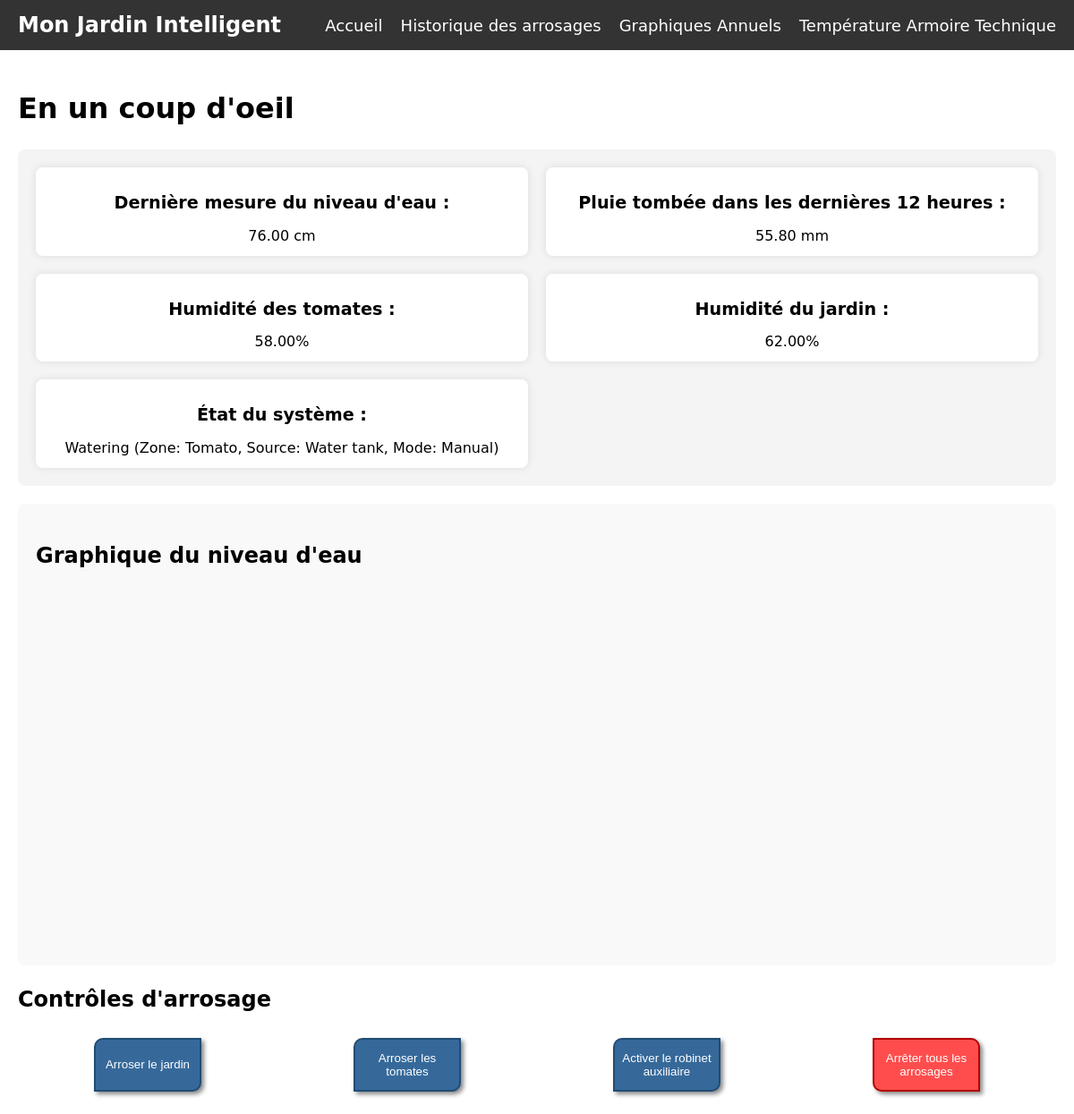
The page / on the database its author committed.
### models.py (models this page shows)
class SystemState(Base):
    __tablename__ = 'system_state'
    id = Column(Integer, primary_key=True, index=True)
    time = Column(TIMESTAMP, server_default=text('CURRENT_TIMESTAMP'))
    state = Column(String(50), nullable=False)  # Définir une longueur pour VARCHAR
    zone = Column(String(100), nullable=False)  # Définir une longueur pour VARCHAR
    source = Column(String(50), nullable=False)  # Définir une longueur pour VARCHAR
    mode = Column(String(50), nullable=False)  # Définir une longueur pour VARCHAR

### application.py (the view)
@app.route('/')
def index():
    water_level_data = get_water_level_data()
    tomato_moisture = get_moisture_data("Tomato")
    garden_moisture = get_moisture_data("Garden")
    system_state = get_system_state()
    last_rain_data = fetch_last_rain_data()
    return render_template('index.html', water_level=water_level_data, tomato_moisture=tomato_moisture,
                           garden_moisture=garden_moisture, system_state=system_state, last_rain_data=last_rain_data)

### app/flask_functions.py (called while the page is built)
def with_reconnect(func):
    def wrapper(*args, **kwargs):
        session = SessionLocal()
        try:
            return func(session, *args, **kwargs)
        except OperationalError:
            session.rollback()
            session.close()
            session = SessionLocal()
            return func(session, *args, **kwargs)
        finally:
            session.close()
    return wrapper

@with_reconnect
def get_water_level_data(session):
    try:
        result = session.query(WaterLevel).order_by(WaterLevel.time.desc()).first()
        return f"{result.level:.2f}" if result else "NaN"
    except Exception as error:
        print(f"Erreur lors de la récupération du niveau d'eau depuis la base de données : {error}")
        return "NaN"

@with_reconnect
def get_moisture_data(session, zone):
    try:
        result = session.query(Hygrometry).filter(Hygrometry.zone == zone).order_by(Hygrometry.time.desc()).first()
        return {
            "level": f"{result.level:.2f}",
            "time": result.time.strftime("%Y-%m-%d %H:%M:%S")
        } if result else {"level": "NaN", "time": None}
    except Exception as error:
        print(f"Erreur lors de la récupération de l'humidité pour {zone} depuis la base de données: {error}")
        return {"level": "NaN", "time": None}

@with_reconnect
def get_system_state(session):
    try:
        result = session.query(SystemState).order_by(SystemState.time.desc()).first()
        return {
            "state": result.state,
            "zone": result.zone,
            "source": result.source,
            "mode": result.mode,
            "time": result.time.strftime("%Y-%m-%d %H:%M:%S")
        } if result else {"state": "Unknown", "zone": "N/A", "source": "N/A", "mode": "N/A", "time": None}
    except Exception as error:
        print(f"Erreur lors de la récupération de l'état du système depuis la base de données: {error}")
        return {"state": "Unknown", "zone": "N/A", "source": "N/A", "mode": "N/A", "time": None}

@with_reconnect
def get_last_rain_data(session):
    try:
        result = session.query(Precipitation).order_by(Precipitation.time.desc()).first()
        return f"{result.amount:.2f}" if result else "0.00"
    except Exception as error:
        print(f"Erreur lors de la récupération des données de pluie : {error}")
        return "0.00"

### app/templates/index.html (shortened to what this page needs)
{% extends "base.html" %}
{% block content %}
<h1>En un coup d'oeil</h1>
<div class="info-container">
    <div class="info-item">
        <h2>Dernière mesure du niveau d'eau :</h2>
        <p><span id="water-level">{{ water_level }} cm</span></p>
    </div>
    <div class="info-item">
        <h2>Pluie tombée dans les dernières 12 heures :</h2>
        <p><span id="rain-data">{{ last_rain_data }} mm</span></p>
    </div>
    <div class="info-item">
        <h2>Humidité des tomates :</h2>
        <p><span id="tomato-moisture">{{ tomato_moisture.level }}%</span></p>
    </div>
    <div class="info-item">
        <h2>Humidité du jardin :</h2>
        <p><span id="garden-moisture">{{ garden_moisture.level }}%</span></p>
    </div>
    <div class="info-item">
        <h2>État du système :</h2>
        <p><span id="system-state">{{ system_state.state }} (Zone: {{ system_state.zone }}, Source: {{ system_state.source }}, Mode: {{ system_state.mode }})</span></p>
    </div>
</div>
<div id="water-level-chart-container">
    <h2>Graphique du niveau d'eau</h2>
    <div id="water-level-chart"></div>
</div>
<h2>Contrôles d'arrosage</h2>
<div id="watering-controls">
    <button id="btn-water-garden" class="watering-button">Arroser le jardin</button>
    <button id="btn-water-tomatoes" class="watering-button">Arroser les tomates</button>
    <button id="btn-activate-faucet" class="watering-button">Activer le robinet auxiliaire</button>
    <button id="btn-stop-watering" class="watering-button btn-stop">Arrêter tous les arrosages</button>
</div>
{% endblock %}

### app/static/style.css (style rules this page uses)
body { font-family: 'DejaVu Sans', sans-serif; font-size: 16px; line-height: 1.5; margin: 0; padding: 0; }
h1 { font-size: 2em; }
h2 { font-size: 1.5em; }
#water-level-chart { width: 100%; height: 100%; min-height: 400px; }
#watering-controls { display: flex; align-items: center; justify-content: space-around; }
.watering-button { width: 120px; height: 60px; background-color: #36699a; border: 2px solid #204c75; box-shadow: 3px 3px 5px #888888; border-top-left-radius: 10px; border-bottom-right-radius: 10px; transition: background-color 0.3s, box-shadow 0.3s, transform 0.3s; margin: 5px; flex: 0 1 auto; color:white; }
.btn-stop { background-color: #ff4d4d; border-color: #b30000; border-top-right-radius: 10px; border-bottom-left-radius: 10px; border-top-left-radius: 0; border-bottom-right-radius: 0; }
.info-container { background-color: #f4f4f4; padding: 20px; border-radius: 8px; margin-bottom: 20px; display: grid; grid-template-columns: 1fr 1fr; gap: 20px; }
.info-item { background-color: #ffffff; padding: 10px; border-radius: 8px; box-shadow: 0 0 10px rgba(0, 0, 0, 0.1); text-align: center; }
.info-item h2 { font-size: 1.2em; margin-bottom: 10px; }
.info-item p { font-size: 1em; margin: 0; }
#water-level-chart-container { background-color: #f9f9f9; padding: 20px; border-radius: 8px; margin-bottom: 20px; }
.watering-button { width: 120px; height: 60px; background-color: #36699a; border: 2px solid #204c75; box-shadow: 3px 3px 5px #888888; border-top-left-radius: 10px; border-bottom-right-radius: 10px; transition: background-color 0.3s, box-shadow 0.3s, transform 0.3s; margin: 5px; flex: 0 1 auto; color: white; }

### rows shown on the page
SystemState: state "Watering", zone "Tomato", source "Water tank", mode "Manual"

### other values the page prints
{{ water_level }} "76.00"
{{ last_rain_data }} "55.80"
{{ tomato_moisture.level }} "58.00"
{{ garden_moisture.level }} "62.00"
